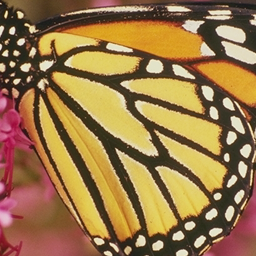
#> input picture utils/test.bmp, 256 x 256 px, given as the content of the folder results/SwinFusion_EAM, which was not available
$ python eval_example.py
#> lines starting #> are read from the running program, lines starting #| are printed output that depends on the picture; long printed decimals are rounded; pictures that were not available may be replaced by others from this repository, and a replacement may not be noted
### Evaluator.py
import numpy as np
import cv2
import sklearn.metrics
from scipy.signal import convolve2d
import math
from skimage.metrics import structural_similarity as ssim
from scipy.ndimage import convolve
from scipy.ndimage import gaussian_filter

def image_read_cv2(path, mode='RGB'):
    img_BGR = cv2.imread(path).astype('float32')
    assert mode == 'RGB' or mode == 'GRAY' or mode == 'YCrCb', 'mode error'
    if mode == 'RGB':
        img = cv2.cvtColor(img_BGR, cv2.COLOR_BGR2RGB)
    elif mode == 'GRAY':
        img = np.round(cv2.cvtColor(img_BGR, cv2.COLOR_BGR2GRAY))
    elif mode == 'YCrCb':
        img = cv2.cvtColor(img_BGR, cv2.COLOR_BGR2YCrCb)
    return img

class Evaluator():
    @classmethod
    def input_check(cls, imgF, imgA=None, imgB=None):
        if imgA is None:
            assert type(imgF) == np.ndarray, 'type error'
            assert len(imgF.shape) == 2, 'dimension error'
        else:
            assert type(imgF) == type(imgA) == type(imgB) == np.ndarray, 'type error'
            assert imgF.shape == imgA.shape == imgB.shape, 'shape error'
            assert len(imgF.shape) == 2, 'dimension error'

    # [30 lines left out: functions EN, SD, SF, AG, not called in this run]

    @classmethod
    def MI(cls, image_F, image_A, image_B):
        cls.input_check(image_F, image_A, image_B)
        return sklearn.metrics.mutual_info_score(image_F.flatten(), image_A.flatten()) + sklearn.metrics.mutual_info_score(image_F.flatten(),
                                                                                                   image_B.flatten())

    # [18 lines left out: functions MSE, CC, PSNR, not called in this run]

    @classmethod
    def SCD(cls, image_F, image_A, image_B): # The sum of the correlations of differences
        cls.input_check(image_F, image_A, image_B)
        imgF_A = image_F - image_A
        imgF_B = image_F - image_B
        corr1 = np.sum((image_A - np.mean(image_A)) * (imgF_B - np.mean(imgF_B))) / np.sqrt(
            (np.sum((image_A - np.mean(image_A)) ** 2)) * (np.sum((imgF_B - np.mean(imgF_B)) ** 2)))
        corr2 = np.sum((image_B - np.mean(image_B)) * (imgF_A - np.mean(imgF_A))) / np.sqrt(
            (np.sum((image_B - np.mean(image_B)) ** 2)) * (np.sum((imgF_A - np.mean(imgF_A)) ** 2)))
        return corr1 + corr2

    # [67 lines left out: functions VIFF, compare_viff, not called in this run]

    @classmethod
    def Qabf(cls, image_F, image_A, image_B):
        cls.input_check(image_F, image_A, image_B)
        gA, aA = cls.Qabf_getArray(image_A)
        gB, aB = cls.Qabf_getArray(image_B)
        gF, aF = cls.Qabf_getArray(image_F)
        QAF = cls.Qabf_getQabf(aA, gA, aF, gF)
        QBF = cls.Qabf_getQabf(aB, gB, aF, gF)

        # 计算QABF
        deno = np.sum(gA + gB)
        nume = np.sum(np.multiply(QAF, gA) + np.multiply(QBF, gB))
        return nume / deno

    @classmethod
    def fspecial_gaussian(cls, size, sigma):
        """
        Python implementation to mimic MATLAB's fspecial('gaussian', [size, size], sigma)
        """
        m, n = [(ss - 1.) / 2. for ss in size]
        y, x = np.ogrid[-m:m + 1, -n:n + 1]
        h = np.exp(-(x * x + y * y) / (2. * sigma * sigma))
        h[h < np.finfo(h.dtype).eps * h.max()] = 0
        sumh = h.sum()
        if sumh != 0:
            h /= sumh
        return h

    @classmethod
    def ssim_index(cls, img1, img2, K=None, window=None, L=255):
        if K is None:
            K = [0.01, 0.03]

        if window is None:
            window = cls.fspecial_gaussian((11, 11), 1.5)

        if len(img1.shape) == 3:
            img1 = np.mean(img1, axis=-1)
        if len(img2.shape) == 3:
            img2 = np.mean(img2, axis=-1)

        if img1.shape != img2.shape:
            return -np.inf, -np.inf, -np.inf, -np.inf

        M, N = img1.shape

        if (M < 11) or (N < 11):
            return -np.inf, -np.inf, -np.inf, -np.inf

        C1 = (K[0] * L) ** 2
        C2 = (K[1] * L) ** 2
        window /= np.sum(window)
        img1 = img1.astype(float)
        img2 = img2.astype(float)

        mu1 = convolve(img1, window, mode='constant')
        mu2 = convolve(img2, window, mode='constant')
        mu1_sq = mu1 ** 2
        mu2_sq = mu2 ** 2
        mu1_mu2 = mu1 * mu2
        sigma1_sq = convolve(img1 ** 2, window, mode='constant') - mu1_sq
        sigma2_sq = convolve(img2 ** 2, window, mode='constant') - mu2_sq
        sigma12 = convolve(img1 * img2, window, mode='constant') - mu1_mu2

        if C1 > 0 and C2 > 0:
            ssim_map = ((2 * mu1_mu2 + C1) * (2 * sigma12 + C2)) / (
                        (mu1_sq + mu2_sq + C1) * (sigma1_sq + sigma2_sq + C2))
        else:
            numerator1 = 2 * mu1_mu2 + C1
            numerator2 = 2 * sigma12 + C2
            denominator1 = mu1_sq + mu2_sq + C1
            denominator2 = sigma1_sq + sigma2_sq + C2
            ssim_map = np.ones_like(mu1)
            index = (denominator1 * denominator2 > 0)
            ssim_map[index] = (numerator1[index] * numerator2[index]) / (denominator1[index] * denominator2[index])
            index = (denominator1 != 0) & (denominator2 == 0)
            ssim_map[index] = numerator1[index] / denominator1[index]

        mssim = np.mean(ssim_map)

        return mssim, ssim_map, sigma1_sq, sigma2_sq

    @classmethod
    def Qabf_getArray(cls,img):
        # Sobel Operator Sobel
        h1 = np.array([[1, 2, 1], [0, 0, 0], [-1, -2, -1]]).astype(np.float32)
        h2 = np.array([[0, 1, 2], [-1, 0, 1], [-2, -1, 0]]).astype(np.float32)
        h3 = np.array([[-1, 0, 1], [-2, 0, 2], [-1, 0, 1]]).astype(np.float32)

        SAx = convolve2d(img, h3, mode='same')
        SAy = convolve2d(img, h1, mode='same')
        gA = np.sqrt(np.multiply(SAx, SAx) + np.multiply(SAy, SAy))
        aA = np.zeros_like(img)
        aA[SAx == 0] = math.pi / 2
        aA[SAx != 0]=np.arctan(SAy[SAx != 0] / SAx[SAx != 0])
        return gA, aA

    @classmethod
    def Qabf_getQabf(cls,aA, gA, aF, gF):
        L = 1
        Tg = 0.9994
        kg = -15
        Dg = 0.5
        Ta = 0.9879
        ka = -22
        Da = 0.8
        GAF,AAF,QgAF,QaAF,QAF = np.zeros_like(aA),np.zeros_like(aA),np.zeros_like(aA),np.zeros_like(aA),np.zeros_like(aA)
        GAF[gA>gF]=gF[gA>gF]/gA[gA>gF]
        GAF[gA == gF] = gF[gA == gF]
        GAF[gA <gF] = gA[gA<gF]/gF[gA<gF]
        AAF = 1 - np.abs(aA - aF) / (math.pi / 2)
        QgAF = Tg / (1 + np.exp(kg * (GAF - Dg)))
        QaAF = Ta / (1 + np.exp(ka * (AAF - Da)))
        QAF = QgAF* QaAF
        return QAF

    @classmethod
    def SSIM(cls, image_F, image_A, image_B):
        cls.input_check(image_F, image_A, image_B)
        # Use local ssim_index implementation for robust handling (returns mssim, map, ...)
        try:
            mssim1, _, _, _ = cls.ssim_index(image_F, image_A)
            mssim2, _, _, _ = cls.ssim_index(image_F, image_B)
            return mssim1 + mssim2
        except Exception:
            # fallback to skimage's ssim with explicit data_range
            try:
                return ssim(image_F, image_A, data_range=np.max(image_F) - np.min(image_F)) + \
                       ssim(image_F, image_B, data_range=np.max(image_F) - np.min(image_F))
            except Exception:
                return float('nan')

    @classmethod
    def evaluate(cls, image_F, image_A, image_B):
        """Compute evaluation metrics used in the paper's Table 4.

        Returns a dict with keys: 'MI', 'SCD', 'VIF', 'Qabf', 'SSIM'.
        Images are expected as 2D numpy arrays (grayscale / Y channel).
        """
        cls.input_check(image_F, image_A, image_B)
        results = {}
        try:
            results['MI'] = float(cls.MI(image_F, image_A, image_B))
        except Exception:
            results['MI'] = np.nan
        try:
            results['SCD'] = float(cls.SCD(image_F, image_A, image_B))
        except Exception:
            results['SCD'] = np.nan
        try:
            # 关键修正：调用独立的VIFF函数，确保与原论文VIF计算逻辑一致
            results['VIF'] = float(VIFF(image_F, image_A, image_B))
        except Exception:
            results['VIF'] = np.nan
        try:
            results['Qabf'] = float(cls.Qabf(image_F, image_A, image_B))
        except Exception:
            results['Qabf'] = np.nan
        try:
            results['SSIM'] = float(cls.SSIM(image_F, image_A, image_B))
        except Exception:
            results['SSIM'] = np.nan
        return results


def VIFF(image_F, image_A, image_B):
    refA=image_A
    refB=image_B
    dist=image_F

    sigma_nsq = 2
    eps = 1e-10
    numA = 0.0
    denA = 0.0
    numB = 0.0
    denB = 0.0
    for scale in range(1, 5):
        N = 2 ** (4 - scale + 1) + 1
        sd = N / 5.0
        # Create a Gaussian kernel as MATLAB's
        m, n = [(ss - 1.) / 2. for ss in (N, N)]
        y, x = np.ogrid[-m:m + 1, -n:n + 1]
        h = np.exp(-(x * x + y * y) / (2. * sd * sd))
        h[h < np.finfo(h.dtype).eps * h.max()] = 0
        sumh = h.sum()
        if sumh != 0:
            win = h / sumh

        if scale > 1:
            refA = convolve2d(refA, np.rot90(win, 2), mode='valid')
            refB = convolve2d(refB, np.rot90(win, 2), mode='valid')
            dist = convolve2d(dist, np.rot90(win, 2), mode='valid')
            refA = refA[::2, ::2]
            refB = refB[::2, ::2]
            dist = dist[::2, ::2]

        mu1A = convolve2d(refA, np.rot90(win, 2), mode='valid')
        mu1B = convolve2d(refB, np.rot90(win, 2), mode='valid')
        mu2 = convolve2d(dist, np.rot90(win, 2), mode='valid')
        mu1_sq_A = mu1A * mu1A
        mu1_sq_B = mu1B * mu1B
        mu2_sq = mu2 * mu2
        mu1A_mu2 = mu1A * mu2
        mu1B_mu2 = mu1B * mu2
        sigma1A_sq = convolve2d(refA * refA, np.rot90(win, 2), mode='valid') - mu1_sq_A
        sigma1B_sq = convolve2d(refB * refB, np.rot90(win, 2), mode='valid') - mu1_sq_B
        sigma2_sq = convolve2d(dist * dist, np.rot90(win, 2), mode='valid') - mu2_sq
        sigma12_A = convolve2d(refA * dist, np.rot90(win, 2), mode='valid') - mu1A_mu2
        sigma12_B = convolve2d(refB * dist, np.rot90(win, 2), mode='valid') - mu1B_mu2

        sigma1A_sq[sigma1A_sq < 0] = 0
        sigma1B_sq[sigma1B_sq < 0] = 0
        sigma2_sq[sigma2_sq < 0] = 0

        gA = sigma12_A / (sigma1A_sq + eps)
        gB = sigma12_B / (sigma1B_sq + eps)
        sv_sq_A = sigma2_sq - gA * sigma12_A
        sv_sq_B = sigma2_sq - gB * sigma12_B

        gA[sigma1A_sq < eps] = 0
        gB[sigma1B_sq < eps] = 0
        sv_sq_A[sigma1A_sq < eps] = sigma2_sq[sigma1A_sq < eps]
        sv_sq_B[sigma1B_sq < eps] = sigma2_sq[sigma1B_sq < eps]
        sigma1A_sq[sigma1A_sq < eps] = 0
        sigma1B_sq[sigma1B_sq < eps] = 0

        gA[sigma2_sq < eps] = 0
        gB[sigma2_sq < eps] = 0
        sv_sq_A[sigma2_sq < eps] = 0
        sv_sq_B[sigma2_sq < eps] = 0

        sv_sq_A[gA < 0] = sigma2_sq[gA < 0]
        sv_sq_B[gB < 0] = sigma2_sq[gB < 0]
        gA[gA < 0] = 0
        gB[gB < 0] = 0
        sv_sq_A[sv_sq_A <= eps] = eps
        sv_sq_B[sv_sq_B <= eps] = eps

        numA += np.sum(np.log10(1 + gA * gA * sigma1A_sq / (sv_sq_A + sigma_nsq)))
        numB += np.sum(np.log10(1 + gB * gB * sigma1B_sq / (sv_sq_B + sigma_nsq)))
        denA += np.sum(np.log10(1 + sigma1A_sq / sigma_nsq))
        denB += np.sum(np.log10(1 + sigma1B_sq / sigma_nsq))

    vifpA = numA / denA
    vifpB = numB / denB

    if np.isnan(vifpA):
        vifpA=1
    if np.isnan(vifpB):
        vifpB = 1
    return vifpA + vifpB

### eval_example.py
import os
import sys
import csv
import argparse
from tqdm import tqdm
import numpy as np
import cv2


# Ensure project root is on sys.path so `from utils.Evaluator` works
ROOT = os.path.abspath(os.path.join(os.path.dirname(__file__), '..'))
if ROOT not in sys.path:
	sys.path.insert(0, ROOT)

from Evaluator import Evaluator, image_read_cv2

# ====== 可在此处直接填写数据集路径 ======
# 如果填写了下面任一变量，脚本将使用这些路径而不是要求命令行参数。
# 示例：
# DEFAULT_FUSED_DIR = r'D:\dataset\fused'
# DEFAULT_SRCA_DIR = r'D:\dataset\vis'
# DEFAULT_SRCB_DIR = r'D:\dataset\ir'
# 或者使用 mapping 文件： DEFAULT_MAPPING_FILE = r'D:\dataset\mapping.txt'
DEFAULT_FUSED_DIR = 'results\\SwinFusion_EAM'
DEFAULT_SRCA_DIR = 'dataset\\CT-MRI\\test\\CT'
DEFAULT_SRCB_DIR = 'dataset\\CT-MRI\\test\\MRI'
DEFAULT_MAPPING_FILE = ''
# =============================================


def to_gray_if_needed(img, mode):
	# image_read_cv2 returns float32 arrays.
	if mode == 'YCrCb':
		# YCrCb returns 3-channel, Y is channel 0
		if img.ndim == 3:
			return img[:, :, 0]
		return img
	elif mode == 'RGB':
		if img.ndim == 3:
			return np.mean(img, axis=2)
		return img
	else:  # GRAY
		if img.ndim == 3:
			return np.mean(img, axis=2)
		return img


def main():
	parser = argparse.ArgumentParser(description='Batch evaluate fused images against two sources')
	parser.add_argument('--fused_dir', required=False)
	parser.add_argument('--srcA_dir', required=False)
	parser.add_argument('--srcB_dir', required=False)
	parser.add_argument('--mapping_file', required=False, help='Optional: text/csv file with rows: fused_path,srcA_path,srcB_path (absolute or relative)')
	parser.add_argument('--out_csv', default='eval_results.csv')
	parser.add_argument('--mode', choices=['GRAY', 'YCrCb', 'RGB'], default='GRAY', help='How to read images; if YCrCb, take Y channel')
	args = parser.parse_args()

	# allow hardcoded defaults at top of file to override CLI
	fused_dir = DEFAULT_FUSED_DIR or args.fused_dir
	srcA_dir = DEFAULT_SRCA_DIR or args.srcA_dir
	srcB_dir = DEFAULT_SRCB_DIR or args.srcB_dir
	mapping_file = DEFAULT_MAPPING_FILE or args.mapping_file
	out_csv = args.out_csv
	mode = args.mode

	if not mapping_file and not (fused_dir and srcA_dir and srcB_dir):
		print('Error: must provide either --mapping_file or all of --fused_dir, --srcA_dir, --srcB_dir (or set defaults at top of file).')
		print('Run with -h for help.')
		return

	rows = []
	sums = {'MI':0.0, 'SCD':0.0, 'VIF':0.0, 'Qabf':0.0, 'SSIM':0.0}
	count = 0

	# 支持 mapping 文件或按目录匹配两种模式
	if mapping_file:
		if not os.path.exists(mapping_file):
			print('Mapping file not found:', mapping_file)
			return
		with open(mapping_file, 'r') as mf:
			for line in mf:
				line = line.strip()
				if not line or line.startswith('#'):
					continue
				parts = [p.strip() for p in line.split(',')] if ',' in line else line.split()
				if len(parts) < 3:
					print('Invalid mapping line (need 3 paths):', line)
					continue
				fused_path, a_path, b_path = parts[0], parts[1], parts[2]
				base_dir = os.path.dirname(os.path.abspath(mapping_file))
				if not os.path.isabs(fused_path):
					fused_path = os.path.join(base_dir, fused_path)
				if not os.path.isabs(a_path):
					a_path = os.path.join(base_dir, a_path)
				if not os.path.isabs(b_path):
					b_path = os.path.join(base_dir, b_path)

				if not (os.path.exists(fused_path) and os.path.exists(a_path) and os.path.exists(b_path)):
					print(f'Warning: files missing for mapping line, skipping:\n  {fused_path}\n  {a_path}\n  {b_path}')
					continue

				F = image_read_cv2(fused_path, mode=mode)
				A = image_read_cv2(a_path, mode=mode)
				B = image_read_cv2(b_path, mode=mode)

				F = to_gray_if_needed(F, mode)
				A = to_gray_if_needed(A, mode)
				B = to_gray_if_needed(B, mode)

				res = Evaluator.evaluate(F, A, B)
				row = {'file': os.path.basename(fused_path)}
				row.update(res)
				rows.append(row)
				for k in sums.keys():
					val = res.get(k, np.nan)
					if not np.isnan(val):
						sums[k] += val
				count += 1
	else:
		fused_files = sorted([f for f in os.listdir(fused_dir) if f.lower().endswith(('.png', '.jpg', '.jpeg', '.tif', '.bmp'))])
		if len(fused_files) == 0:
			print('No image files found in', fused_dir)
			return

		for fname in tqdm(fused_files, desc='Evaluating'):
			fused_path = os.path.join(fused_dir, fname)
			a_path = os.path.join(srcA_dir, fname)
			b_path = os.path.join(srcB_dir, fname)
			if not (os.path.exists(a_path) and os.path.exists(b_path)):
				print(f'Warning: matching sources not found for {fname}, skipping')
				continue

			F = image_read_cv2(fused_path, mode=mode)
#> in image_read_cv2, `img = np.round(cv2.cvtColor(img_BGR, cv2.COLOR_BGR2GRAY))`:
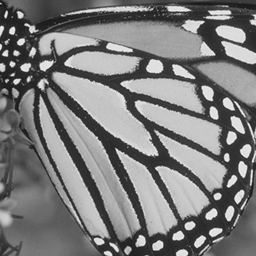
#> img: shape (256, 256) float32; min 20, max 245, mean 124
			A = image_read_cv2(a_path, mode=mode)
			B = image_read_cv2(b_path, mode=mode)

			F = to_gray_if_needed(F, mode)
			A = to_gray_if_needed(A, mode)
			B = to_gray_if_needed(B, mode)

			res = Evaluator.evaluate(F, A, B)
#> in SCD, `imgF_A = image_F - image_A`: imgF_A: shape (256, 256) float32; every value is 0
#> in SCD, `corr1 = np.sum((image_A - np.mean(image_A)) * (imgF_B - np.mean(imgF_B..`: corr1 = nan
#> the loop in VIFF, `for scale in range(1, 5):` made 4 passes
#> (numA, numB, denA, denB) on passes 1 to 4: (154741.1, 154741.1, 154741.1, 154741.1), (187900.7, 187900.7, 187900.7, 187900.7), (195458.1, 195458.1, 195458.1, 195458.1), (197198.6, 197198.6, 197198.6, 197198.6)
#> pass 1, in VIFF, `sigma1A_sq = convolve2d(refA * refA, np.rot90(win, 2), mode='valid') -..`:
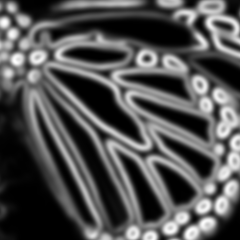
#> sigma1A_sq: shape (240, 240) float64; min 2.12, max 7102.8, mean 2322.6; drawn with min black and max white
#> after the loop in VIFF, `for scale in range(1, 5):`:
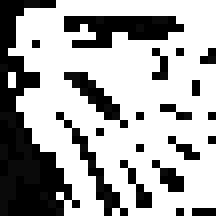
#> sv_sq_A: shape (27, 27) float64 (shown 8 times larger); min 1e-10, max 1e-10, mean 1e-10; drawn with min black and max white
#> after the loop in VIFF, `for scale in range(1, 5):`: denA = 197198.6
#> in VIFF, `vifpA = numA / denA`: vifpA = 1
#> in Qabf_getArray, `aA[SAx != 0]=np.arctan(SAy[SAx != 0] / SAx[SAx != 0])`:
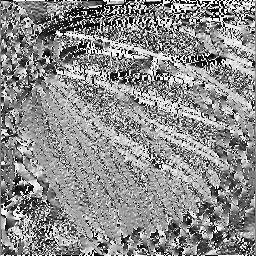
#> aA: shape (256, 256) float32; min -1.57, max 1.57, mean 0.17; drawn with min black and max white
#> in Qabf_getQabf, `AAF = 1 - np.abs(aA - aF) / (math.pi / 2)`: AAF: shape (256, 256) float32; every value is 1
#> in Qabf_getQabf, `QgAF = Tg / (1 + np.exp(kg * (GAF - Dg)))`:
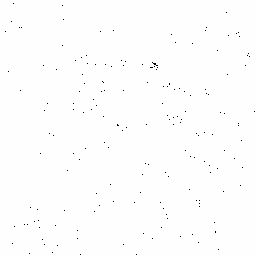
#> QgAF: shape (256, 256) float32; min 0.000552, max 0.999, mean 0.997
#> in Qabf_getQabf, `QaAF = Ta / (1 + np.exp(ka * (AAF - Da)))`: QaAF: shape (256, 256) float32; every value is 0.976
#> in Qabf, `deno = np.sum(gA + gB)`: deno = 15924000
#> in Qabf, `nume = np.sum(np.multiply(QAF, gA) + np.multiply(QBF, gB))`: nume = 15531198
#> in ssim_index, `mu1_sq = mu1 ** 2`:
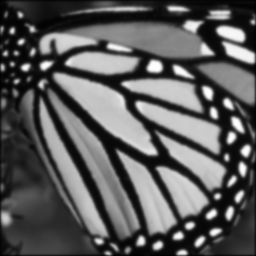
#> mu1_sq: shape (256, 256) float64; min 371.6, max 49907.3, mean 18155.3; drawn with min black and max white
#> in ssim_index, `sigma1_sq = convolve(img1 ** 2, window, mode='constant') - mu1_sq`:
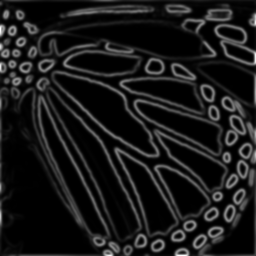
#> sigma1_sq: shape (256, 256) float64; min 0.198, max 11725.6, mean 1192.1; drawn with min black and max white
#> in ssim_index, `ssim_map = ((2 * mu1_mu2 + C1) * (2 * sigma12 + C2)) / ( (mu1_sq + mu2..`: ssim_map: shape (256, 256) float64; every value is 1
#> in ssim_index, `mssim = np.mean(ssim_map)`: mssim = 1
#> res = {'MI': 10.17, 'SCD': nan, 'VIF': 2, 'Qabf': 0.975, 'SSIM': 2}
			row = {'file': fname}
			row.update(res)
			rows.append(row)
			for k in sums.keys():
				val = res.get(k, np.nan)
				if not np.isnan(val):
					sums[k] += val
#> this loop made 5 passes
#> val on passes 1 to 5: 10.17, nan, 2, 0.975, 2
#> after the loop, sums = {'MI': 10.17, 'SCD': 0, 'VIF': 2, 'Qabf': 0.975, 'SSIM': 2}
			count += 1

	# write CSV
	if count > 0:
		with open(out_csv, 'w', newline='') as csvfile:
			fieldnames = ['file', 'MI', 'SCD', 'VIF', 'Qabf', 'SSIM']
			writer = csv.DictWriter(csvfile, fieldnames=fieldnames)
			writer.writeheader()
			for r in rows:
				writer.writerow(r)
#> this loop made 1 pass
			avg_row = {'file':'AVERAGE'}
			for k in sums:
				avg_row[k] = sums[k] / count
#> this loop made 5 passes
#> after the loop, avg_row = {'file': 'AVERAGE', 'MI': 10.17, 'SCD': 0, 'VIF': 2, 'Qabf': 0.975, 'SSIM': 2}
			writer.writerow(avg_row)

		print(f'Evaluation done: {count} images. Results saved to {out_csv}')
		print('Averages:', {k: sums[k]/count for k in sums})
#| Averages: {'MI': 10.171, 'SCD': 0.0, 'VIF': 2.000, 'Qabf': 0.9753, 'SSIM': 2.0}
	else:
		print('No image pairs evaluated.')


if __name__ == '__main__':
	main()
